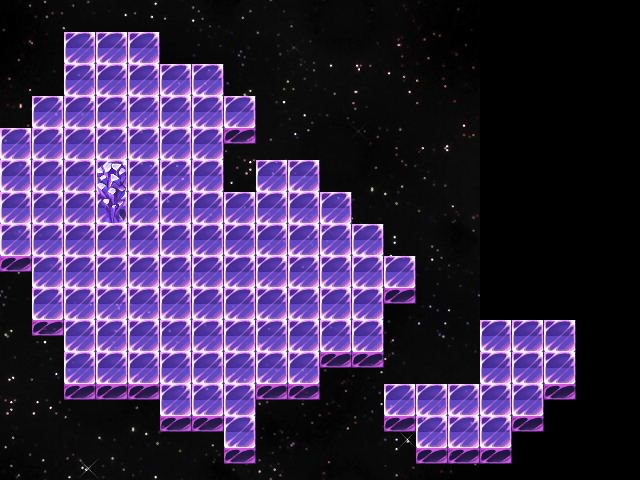

A 2D game scene composited from a Tiled map and its tileset images. What follows is a short description and the map's XML, with each tile layer's data collapsed to a summary:
An orthogonal 20x15 tile map with 32x32 px tiles, 3 tile layers (BG, BGfore, Fore), 1 hidden layer not drawn, 2 tilesets, 1 image layer and 5 objects (3x slimeGreen, hero, witch).

<map version="1.0" orientation="orthogonal" width="20" height="15" tilewidth="32" tileheight="32">
 <tileset firstgid="1" name="tilesets" tilewidth="32" tileheight="32">
  <image source="world_tileset/tilesets.png" width="512" height="480" />
 </tileset>
 <tileset firstgid="241" name="metatiles32x32" tilewidth="32" tileheight="32">
  <image source="metatiles32x32.png" width="160" height="32" />
  <tile id="0">
   <properties>
    <property name="type" value="solid" />
   </properties>
  </tile>
 </tileset>
 <imagelayer name="parallax" width="20" height="15">
  <image source="world_tileset/StarlitSky.png" />
 </imagelayer>
 <layer name="BG" width="20" height="15">
  <data>[300 cells, 133 non-empty, 2 distinct tile ids]</data>
 </layer>
 <layer name="BGfore" width="20" height="15">
  <data>[300 cells, 1 non-empty, 1 distinct tile ids]</data>
 </layer>
 <objectgroup name="Entities" width="20" height="15">
  <object name="hero" x="251" y="239" width="32" height="63" />
  <object name="slimeGreen" x="160" y="128" width="28" height="26" />
  <object name="slimeGreen" x="67" y="235" width="28" height="26" />
  <object name="slimeGreen" x="189" y="343" width="28" height="26" />
  <object name="witch" x="459" y="371" width="27" height="43">
   <properties>
    <property name="nextLevel" value="innerWitch" />
    <property name="timer" value="1500" />
   </properties>
  </object>
 </objectgroup>
 <layer name="Fore" width="20" height="15">
  <data>[300 cells, 1 non-empty, 1 distinct tile ids]</data>
 </layer>
 <layer name="collisions" width="20" height="15" visible="0">
  <data>[300 cells, 99 non-empty, 1 distinct tile ids]</data>
 </layer>
</map>
